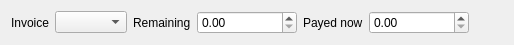
<?xml version="1.0" encoding="UTF-8"?>
<ui version="4.0">
 <class>ExistingInvoice</class>
 <widget class="QDialog" name="ExistingInvoice">
  <property name="geometry">
   <rect>
    <x>0</x>
    <y>0</y>
    <width>514</width>
    <height>41</height>
   </rect>
  </property>
  <property name="windowTitle">
   <string>Dialog</string>
  </property>
  <layout class="QHBoxLayout" name="horizontalLayout">
   <item>
    <widget class="QLabel" name="label">
     <property name="text">
      <string>Invoice</string>
     </property>
    </widget>
   </item>
   <item>
    <widget class="QComboBox" name="comboBox"/>
   </item>
   <item>
    <widget class="QLabel" name="label_2">
     <property name="text">
      <string>Remaining</string>
     </property>
    </widget>
   </item>
   <item>
    <widget class="QDoubleSpinBox" name="doubleSpinBox">
     <property name="minimumSize">
      <size>
       <width>100</width>
       <height>0</height>
      </size>
     </property>
    </widget>
   </item>
   <item>
    <widget class="QLabel" name="label_3">
     <property name="text">
      <string>Payed now</string>
     </property>
    </widget>
   </item>
   <item>
    <widget class="QDoubleSpinBox" name="doubleSpinBox_2">
     <property name="minimumSize">
      <size>
       <width>100</width>
       <height>0</height>
      </size>
     </property>
    </widget>
   </item>
   <item>
    <spacer name="horizontalSpacer">
     <property name="orientation">
      <enum>Qt::Horizontal</enum>
     </property>
     <property name="sizeHint" stdset="0">
      <size>
       <width>48</width>
       <height>20</height>
      </size>
     </property>
    </spacer>
   </item>
  </layout>
 </widget>
 <resources/>
 <connections/>
</ui>
